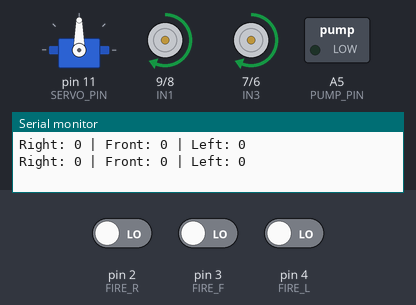
A sketch run on a simulated Arduino Uno, built with avr-gcc and run on an emulated ATmega328P. Shown: servo, motor-driver pin pairs drawn as motors (green arrow = first pin HIGH = forward, orange = second pin HIGH = backward, longer = more drive, scaled by the enable pin), switched loads named in the sketch (green lamp = pin HIGH), the last lines printed to the serial monitor. Dashed ring = blinking. The inputs (shaded band) are chosen by the test bench; at power-on: pin 2 (FIRE_R) LOW, pin 3 (FIRE_F) LOW, pin 4 (FIRE_L) LOW.

Above: at 1.7 s.
1.8 s: pin 2 (FIRE_R) driven HIGH
At 4.8 s:
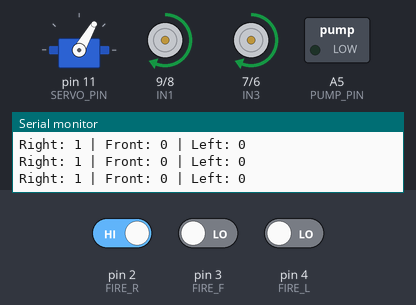
4.9 s: pin 2 (FIRE_R) driven LOW
At 6.0 s:
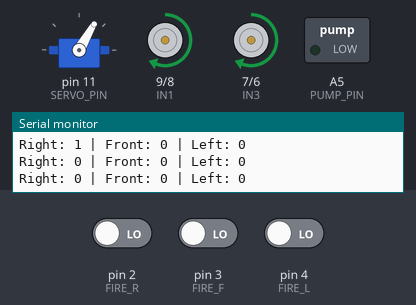
6.4 s: pin 3 (FIRE_F) driven HIGH
At 6.9 s:
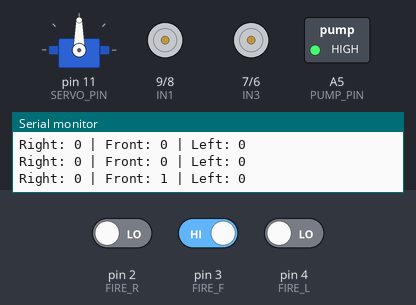
9.5 s: pin 3 (FIRE_F) driven LOW
At 10.6 s:
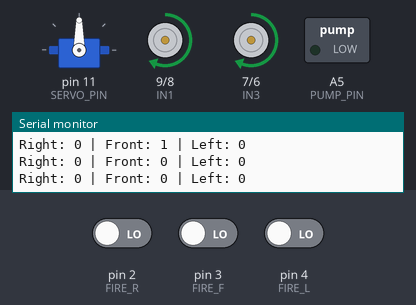
11.0 s: pin 4 (FIRE_L) driven HIGH
At 11.5 s:
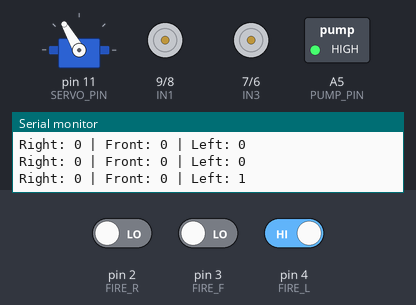
Timing chart, 0 to 15.1 s (numbered marks = the images above; inputs shaded):
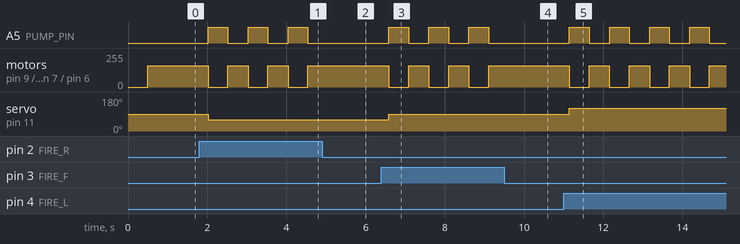

The sketch:

Fire_Fighting_Robot.ino
```cpp
#include <Arduino.h>
#include <Servo.h>

// L298N motor driver pins
#define EN_A 10    // Enable Pin for Motor 1
#define IN1   9    // Motor 1 Input Pin 1
#define IN2   8    // Motor 1 Input Pin 2
#define IN3   7    // Motor 2 Input Pin 3
#define IN4   6    // Motor 2 Input Pin 4
#define EN_B  5    // Enable Pin for Motor 2

// Fire sensor pins (Digital)
#define FIRE_R 2   // Fire sensor right
#define FIRE_F 3   // Fire sensor front
#define FIRE_L 4   // Fire sensor left

// Pump and Servo
#define PUMP_PIN A5  // Pump control pin
#define SERVO_PIN 11 // Servo control pin

int motorSpeed = 160;  // Motor speed (0-255)
int s1, s2, s3;        // Fire sensor values
Servo pumpServo;       // Servo for directing pump

void setup() {
    Serial.begin(9600); // Start serial communication

    // Setup pin modes
    pinMode(FIRE_R, INPUT);
    pinMode(FIRE_F, INPUT);
    pinMode(FIRE_L, INPUT);
    pinMode(EN_A, OUTPUT);
    pinMode(IN1, OUTPUT);
    pinMode(IN2, OUTPUT);
    pinMode(IN3, OUTPUT);
    pinMode(IN4, OUTPUT);
    pinMode(EN_B, OUTPUT);
    pinMode(PUMP_PIN, OUTPUT);

    // Attach servo to pin
    pumpServo.attach(SERVO_PIN);

    // Set motor speed
    analogWrite(EN_A, motorSpeed);
    analogWrite(EN_B, motorSpeed);

    // Set servo to center (front)
    pumpServo.write(90);

    delay(500);
}

void loop() {
    moveForward();  // Move forward first
    delay(500);     // Short delay before checking fire sensors

    s1 = digitalRead(FIRE_R);
    s2 = digitalRead(FIRE_F);
    s3 = digitalRead(FIRE_L);

    // Print sensor values
    Serial.print("Right: "); Serial.print(s1);
    Serial.print(" | Front: "); Serial.print(s2);
    Serial.print(" | Left: "); Serial.println(s3);

    if (s1 == 1) {
        handleFireAtRight();
    } else if (s2 == 1) {
        handleFireAtFront();
    } else if (s3 == 1) {
        handleFireAtLeft();
    }
    delay(10);  // Short delay for responsiveness
}

void handleFireAtRight() {
    Stop();
    pumpServo.write(60);  // Turn servo to the right
    sprayWater();
}

void handleFireAtFront() {
    Stop();
    pumpServo.write(90); // Keep servo at the center
    sprayWater();
}

void handleFireAtLeft() {
    Stop();
    pumpServo.write(120); // Turn servo to the left
    sprayWater();
}

void sprayWater() {
    digitalWrite(PUMP_PIN, HIGH); // Activate pump
    delay(500); // Spray duration
    digitalWrite(PUMP_PIN, LOW);  // Deactivate pump
    moveForward();  // Continue moving forward after extinguishing fire
}

void moveForward() {
    digitalWrite(IN1, HIGH);
    digitalWrite(IN2, LOW);
    digitalWrite(IN3, HIGH);
    digitalWrite(IN4, LOW);
}

void moveBackward() {
    digitalWrite(IN1, LOW);
    digitalWrite(IN2, HIGH);
    digitalWrite(IN3, LOW);
    digitalWrite(IN4, HIGH);
}

void turnRight() {
    digitalWrite(IN1, LOW);
    digitalWrite(IN2, HIGH);
    digitalWrite(IN3, HIGH);
    digitalWrite(IN4, LOW);
}

void turnLeft() {
    digitalWrite(IN1, HIGH);
    digitalWrite(IN2, LOW);
    digitalWrite(IN3, LOW);
    digitalWrite(IN4, HIGH);
}

void Stop() {
    digitalWrite(IN1, LOW);
    digitalWrite(IN2, LOW);
    digitalWrite(IN3, LOW);
    digitalWrite(IN4, LOW);
}
```

Measured:
- after the input at 1.8 s, A5 (PUMP_PIN): alternates HIGH for 0.50 s and LOW for 0.51 s, starting after 0.22 s; motor on pin 9 (IN1) / pin 8 (IN2), motor on pin 7 (IN3) / pin 6 (IN4): alternates forward 160/255 for 0.51 s and stopped for 0.50 s, starting after 0.22 s; servo on pin 11 (SERVO_PIN): 90° → 60° after 0.22 s
- after the input at 4.9 s, A5 (PUMP_PIN): stays LOW (without the input it goes to HIGH after 0.15 s); motor on pin 9 (IN1) / pin 8 (IN2), motor on pin 7 (IN3) / pin 6 (IN4): stays forward 160/255 (without the input it goes to stopped after 0.15 s)
- after the input at 6.4 s, A5 (PUMP_PIN): alternates HIGH for 0.50 s and LOW for 0.51 s, starting after 0.18 s; motor on pin 9 (IN1) / pin 8 (IN2), motor on pin 7 (IN3) / pin 6 (IN4): alternates forward 160/255 for 0.51 s and stopped for 0.50 s, starting after 0.18 s; servo on pin 11 (SERVO_PIN): 60° → 90° after 0.18 s
- after the input at 9.5 s, A5 (PUMP_PIN): stays LOW (without the input it goes to HIGH after 0.12 s); motor on pin 9 (IN1) / pin 8 (IN2), motor on pin 7 (IN3) / pin 6 (IN4): stays forward 160/255 (without the input it goes to stopped after 0.12 s)
- after the input at 11.0 s, A5 (PUMP_PIN): alternates HIGH for 0.50 s and LOW for 0.51 s, starting after 0.15 s; motor on pin 9 (IN1) / pin 8 (IN2), motor on pin 7 (IN3) / pin 6 (IN4): alternates forward 160/255 for 0.51 s and stopped for 0.50 s, starting after 0.15 s; servo on pin 11 (SERVO_PIN): 90° → 120° after 0.15 s
